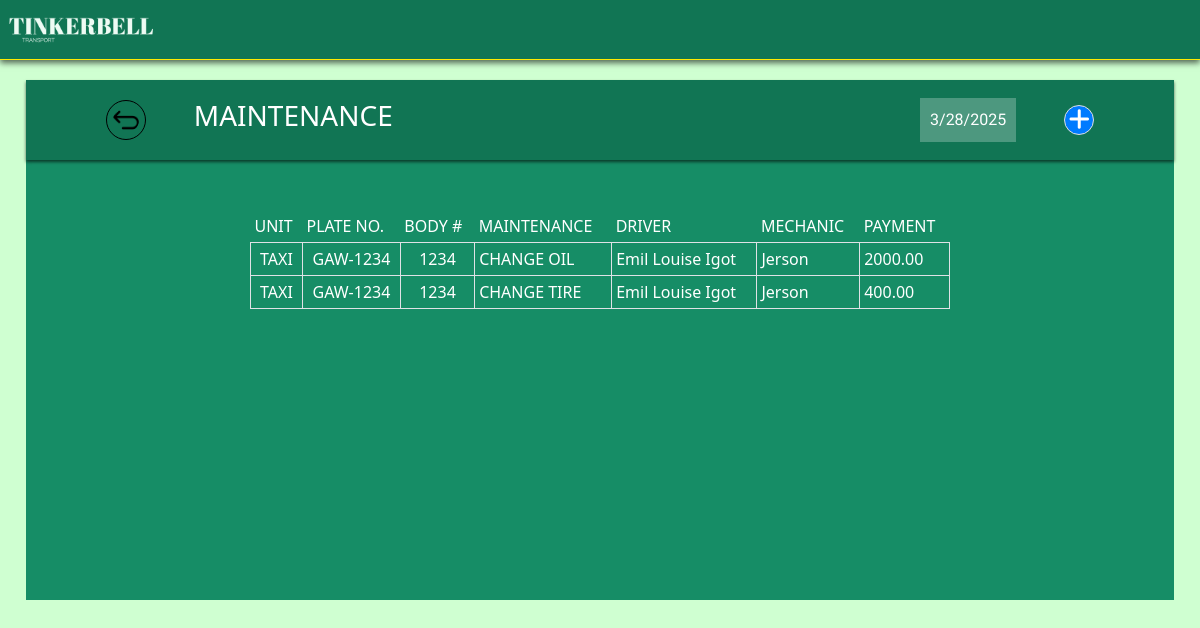
The page /maintainanceLog.php on the database its author committed.
### tables this page shows
CREATE TABLE `maintenancelogs` (
  `id` int(11) NOT NULL,
  `unit` varchar(50) NOT NULL,
  `plate_no` varchar(20) NOT NULL,
  `body_no` int(11) NOT NULL,
  `driver_name` varchar(100) NOT NULL,
  `maintenance` varchar(255) NOT NULL,
  `mechanic` varchar(100) NOT NULL,
  `created_at` timestamp NOT NULL DEFAULT current_timestamp(),
  `payment` decimal(10,2) DEFAULT 0.00
);

### maintainanceLog.php (the view, shortened to what this page needs)
<?php
$servername = "localhost";
$username = "root";
$password = "";
$dbname = "tinkerbellDb";
$conn = new mysqli($servername, $username, $password, $dbname);
$sql = "SELECT * FROM maintenanceLogs";
$result = $conn->query($sql);
?>
<!DOCTYPE html>
<html lang="en">
<head>
    <link rel="stylesheet" href="css/log_maintenance.css">
    <link rel="stylesheet" href="https://cdn.jsdelivr.net/npm/bootstrap@5.3.3/dist/css/bootstrap.min.css">
    <link rel="stylesheet" href="https://cdnjs.cloudflare.com/ajax/libs/font-awesome/6.7.1/css/all.min.css"
 />
</head>
<body class="body">
    <div class="navigation">
        <img src="images/TINKERBELL W.png" alt="TINKERBELL TRANSPORT">
    </div>
    <div class="containerBox">
        <div class="header">
            <a href="adminDashboard.php">
                <img src="images/return.png" alt="return">
            </a>
            <div class="log-maintenance text-white ms-5">
                <h3>MAINTENANCE</h3>
            </div>
            <div class="date float-end m-auto me-0">
                <span id="date"></span>
            </div>
            <button type="button" class="float-end ms-5 me-0" data-bs-toggle="modal" data-bs-target="#exampleModal">
                <i class="fa-solid fa-plus"></i>
            </button>
        </div>
        <div class="contents">
            <div class="table-container">
                <div class="table-responsive">
                    <table class="table table-sm table-bordered table-hover">
                        <thead>
                            <tr class="borderless">
                                <td class="bg-transparent text-white">UNIT</td>
                                <td class="bg-transparent text-white">PLATE NO.</td>
                                <td class="bg-transparent text-white">BODY #</td>
                                <td class="bg-transparent text-white">MAINTENANCE</td>
                                <td class="bg-transparent text-white">DRIVER</td>
                                <td class="bg-transparent text-white">MECHANIC</td>
                                <td class="bg-transparent text-white">PAYMENT</td>
                            </tr>
                        </thead>
                        <tbody>
                            <?php if ($result && $result->num_rows > 0): ?>
                                <?php while($row = $result->fetch_assoc()): ?>
                                    <tr>
                                        <td class="bg-transparent text-white text-center"><?php echo $row['unit']; ?></td>
                                        <td class="bg-transparent text-white text-center"><?php echo $row['plate_no']; ?></td>
                                        <td class="bg-transparent text-white text-center"><?php echo $row['body_no']; ?></td>
                                        <td class="bg-transparent text-white"><?php echo $row['maintenance']; ?></td>
                                        <td class="bg-transparent text-white"><?php echo $row['driver_name']; ?></td>
                                        <td class="bg-transparent text-white"><?php echo $row['mechanic']; ?></td>
                                        <td class="bg-transparent text-white"><?php echo $row['payment']; ?></td>
                                    </tr>
                                <?php endwhile; ?>
                            <?php else: ?>
                                <tr>
                                    <td colspan="7" class="text-center text-white">No records found</td>
                                </tr>
                            <?php endif; ?>
                        </tbody>
                    </table>
                </div>
            </div>
        </div>
    </body>
</html>

### css/log_maintenance.css (style rules this page uses)
.body { margin: 0; padding: 20px; padding-top: 80px; background-color: #CFFFD1; }
.navigation { background-color: #117554; position: fixed; box-shadow: 0 3px 6px rgba(0, 0, 0, 0.6); border-bottom: #FFEB00 solid 0.1px; top: 0; left: 0; width: 100%; height: 60px; z-index: 999; }
.navigation img { width: 160px; }
.containerBox { background-color: #168D66; width: 99%; height: max-content; margin: auto; padding: 30px; padding-top: 110px; position: relative; min-height: 520px; }
.header { position: absolute; top: 0; left: 0; height: 80px; width: 100%; background-color: #117554; box-shadow: 0 2px 3px rgba(0, 0, 0, 0.6); display: flex; align-items: center; padding: 0 80px; }
.header a { height: min-content; }
.header img { width: 40px; height: 40px; padding: 6px; border: 1px solid black; border-radius: 50%; }
.header .date { background-color: rgba(255, 255, 255, 0.25); width: min-content; height: min-content; font-family: "Inder", sans-serif; color: #FFFFFF; padding: 10px; }
.header button { width: 30px; height: 30px; border: 1px solid #E0E0E0; border-radius: 50%; padding: 0; background-color: #007BFF; }
.header button i { font-size: x-large; font-weight: bolder; color: #FFFFFF; }
.contents { padding: 20px; height: min-content; }
.table-container { margin: auto; width: 700px; }
.borderless, .borderless td { border: 0; }

### rows shown on the page
maintenancelogs: unit "TAXI", plate_no "GAW-1234", body_no "1234", maintenance "CHANGE OIL", driver_name "Emil Louise Igot", mechanic "Jerson", payment "2000.00"
maintenancelogs: unit "TAXI", plate_no "GAW-1234", body_no "1234", maintenance "CHANGE TIRE", driver_name "Emil Louise Igot", mechanic "Jerson", payment "400.00"
